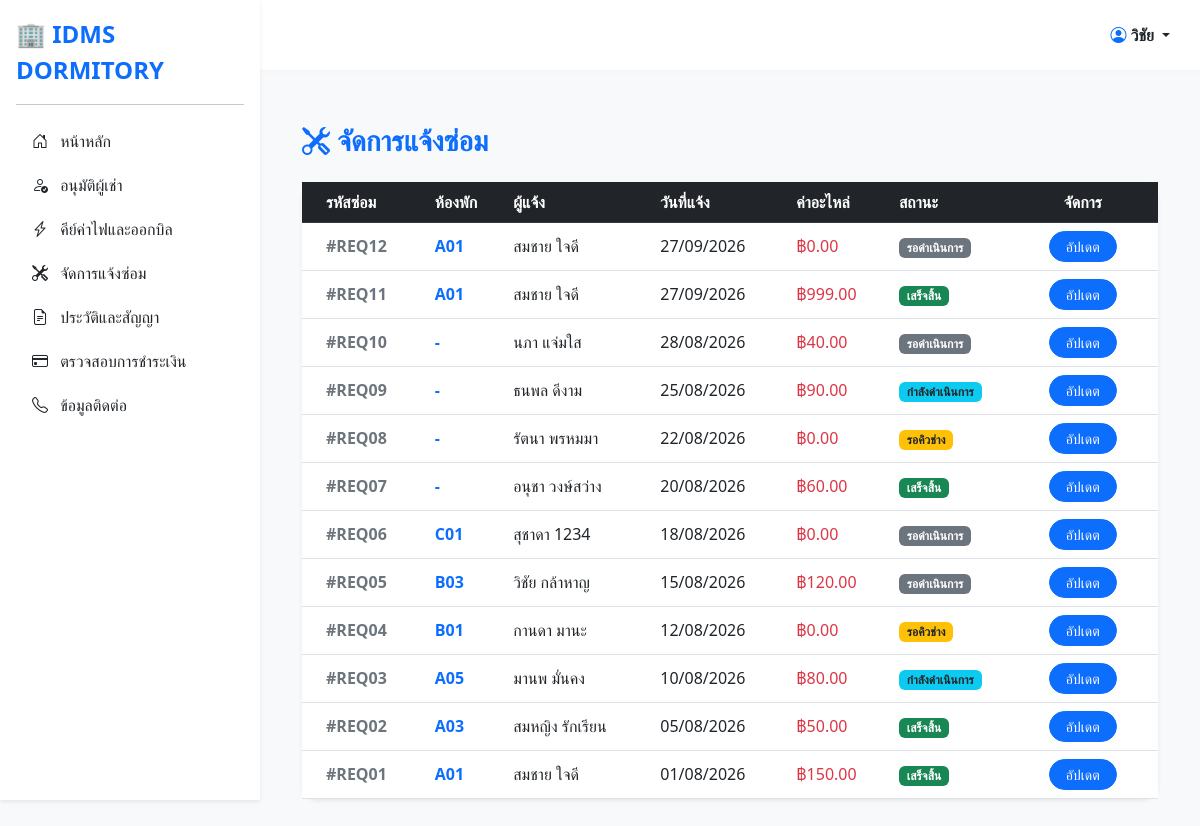
Page /admin_maintenance.php (signed in) on the committed database.
### tables this page shows
CREATE TABLE `maintenance_request` (
  `request_id` varchar(10) NOT NULL,
  `description` text DEFAULT NULL,
  `issue_image` varchar(255) DEFAULT NULL,
  `preferred_time` varchar(50) DEFAULT NULL,
  `request_date` date DEFAULT NULL,
  `spare_part_cost` decimal(10,2) DEFAULT NULL,
  `repair_status` varchar(20) DEFAULT NULL,
  `tenant_id` varchar(10) DEFAULT NULL
);

CREATE TABLE `contract` (
  `contract_id` varchar(10) NOT NULL,
  `signed_date` date DEFAULT NULL,
  `start_date` date DEFAULT NULL,
  `end_date` date DEFAULT NULL,
  `deposit_total` decimal(10,2) DEFAULT NULL,
  `contract_status` varchar(20) DEFAULT NULL,
  `room_id` varchar(10) DEFAULT NULL,
  `tenant_id` varchar(10) DEFAULT NULL
);

CREATE TABLE `tenant` (
  `tenant_id` varchar(10) NOT NULL,
  `tenant_username` varchar(50) DEFAULT NULL,
  `tenant_password` varchar(255) DEFAULT NULL,
  `tenant_fname` varchar(50) DEFAULT NULL,
  `tenant_lname` varchar(50) DEFAULT NULL,
  `tenant_phone` varchar(10) DEFAULT NULL,
  `tenant_lineid` varchar(50) DEFAULT NULL,
  `tenant_status` varchar(20) DEFAULT NULL
);

### admin_maintenance.php (the view, shortened to what this page needs)
<?php
include("connect.php");
?>
<!DOCTYPE html>
<html lang="th">
<head>
    <link href="https://cdn.jsdelivr.net/npm/bootstrap@5.3.0/dist/css/bootstrap.min.css" rel="stylesheet">
    <link rel="stylesheet" href="https://cdn.jsdelivr.net/npm/bootstrap-icons@1.10.5/font/bootstrap-icons.css">
</head>
<body class="bg-light">
    <?php include("sidebar.php"); ?>
    <div class="main-content">
        <div class="container py-4">
            <h3 class="fw-bold text-primary mb-4"><i class="bi bi-tools"></i> จัดการแจ้งซ่อม</h3>
            <div class="card border-0 shadow-sm rounded-4">
                <div class="card-body p-0">
                    <div class="table-responsive">
                        <table class="table table-hover align-middle m-0">
                            <thead class="table-dark">
                                <tr>
                                    <th class="ps-4">รหัสซ่อม</th>
                                    <th>ห้องพัก</th>
                                    <th>ผู้แจ้ง</th>
                                    <th>วันที่แจ้ง</th>
                                    <th>ค่าอะไหล่</th>
                                    <th>สถานะ</th>
                                    <th class="text-center pe-4">จัดการ</th>
                                </tr>
                            </thead>
                            <tbody>
                                <?php
                                $sql = "SELECT m.*, t.tenant_fname, t.tenant_lname, c.room_id
                                        FROM MAINTENANCE_REQUEST m
                                        LEFT JOIN TENANT t ON m.tenant_id = t.tenant_id
                                        LEFT JOIN CONTRACT c ON t.tenant_id = c.tenant_id AND c.contract_status = 'active'
                                        ORDER BY m.request_id DESC";
                                $res = mysqli_query($conn, $sql);
                                if($res && mysqli_num_rows($res) > 0) {
                                    while($row = mysqli_fetch_assoc($res)) {
                                        $badge = 'bg-secondary';
                                        if($row['repair_status'] == 'รอคิวช่าง') $badge = 'bg-warning text-dark';
                                        if($row['repair_status'] == 'กำลังดำเนินการ') $badge = 'bg-info text-dark';
                                        if($row['repair_status'] == 'เสร็จสิ้น') $badge = 'bg-success';
                                        $room_show = !empty($row['room_id']) ? $row['room_id'] : '-';
                                        $name_show = $row['tenant_fname'] . ' ' . $row['tenant_lname'];
                                        $cost_show = number_format($row['spare_part_cost'], 2);
                                        echo "<tr>
                                                <td class='ps-4 fw-bold text-secondary'>#{$row['request_id']}</td>
                                                <td class='fw-bold text-primary'>{$room_show}</td>
                                                <td>{$name_show}</td>
                                                <td>".date('d/m/Y', strtotime($row['request_date']))."</td>
                                                <td class='text-danger'>฿{$cost_show}</td>
                                                <td><span class='badge {$badge}'>{$row['repair_status']}</span></td>
                                                <td class='text-center pe-4'>
                                                    <button type='button' class='btn btn-primary btn-sm rounded-pill px-3' data-bs-toggle='modal' data-bs-target='#modal-{$row['request_id']}'>อัปเดต</button>
                                                </td>
                                              </tr>";
                                        ?>
                                        <?php
                                    }
                                } else {
                                    echo "<tr><td colspan='7' class='text-center py-4 text-muted'>ไม่มีข้อมูลการแจ้งซ่อม</td></tr>";
                                }
                                ?>
                            </tbody>
                        </table>
                    </div>
                </div>
            </div>
        </div>
    </div>
</body>
</html>

### sidebar.php (shortened to what this page needs)
<div class="top-header">
    <div class="dropdown">
        <a href="#" class="d-flex align-items-center text-dark text-decoration-none dropdown-toggle" id="dropdownUser1" data-bs-toggle="dropdown" aria-expanded="false">
            <strong class="me-1"><i class="bi bi-person-circle text-primary"></i> <?php echo isset($_SESSION['fname']) ? $_SESSION['fname'] : 'ผู้ใช้งาน'; ?></strong>
        </a>
    </div>
</div>
<div class="sidebar d-flex flex-column flex-shrink-0 p-3 bg-white shadow-sm">
    <a href="index.php" class="d-flex align-items-center mb-3 mb-md-0 me-md-auto text-dark text-decoration-none">
        <span class="fs-4 fw-bold text-primary">🏢 IDMS DORMITORY</span>
    </a>
    <hr>
    <ul class="nav nav-pills flex-column mb-auto">
        <?php if (isset($_SESSION['role']) && $_SESSION['role'] == 'admin'): ?>
            <li class="nav-item mb-1">
                <a href="index.php" class="nav-link text-dark">
                    <i class="bi bi-house-door me-2"></i> หน้าหลัก
                </a>
            </li>
            <li class="nav-item mb-1">
                <a href="approve.php" class="nav-link text-dark">
                    <i class="bi bi-person-check me-2"></i> อนุมัติผู้เช่า
                </a>
            </li>
            <li class="nav-item mb-1">
                <a href="meter.php" class="nav-link text-dark">
                    <i class="bi bi-lightning-charge me-2"></i> คีย์ค่าไฟและออกบิล
                </a>
            </li>
            <li class="nav-item mb-1">
                <a href="admin_maintenance.php" class="nav-link text-dark">
                    <i class="bi bi-tools me-2"></i> จัดการแจ้งซ่อม
                </a>
            </li>
            <li class="nav-item mb-1">
                <a href="admin_history.php" class="nav-link text-dark">
                    <i class="bi bi-file-earmark-text me-2"></i> ประวัติและสัญญา
                </a>
            </li>
            <li class="nav-item mb-1">
                <a href="admin_payment.php" class="nav-link text-dark">
                    <i class="bi bi-credit-card me-2"></i> ตรวจสอบการชำระเงิน
                </a>
            </li>
            <li class="nav-item mb-1">
                <a href="admin_contact.php" class="nav-link text-dark">
                    <i class="bi bi-telephone me-2"></i> ข้อมูลติดต่อ
                </a>
            </li>
        <?php endif; ?>
    </ul>
</div>

### sidebar.php (style rules this page uses)
.sidebar { width: 260px; height: 100vh; position: fixed; top: 0; left: 0; z-index: 1000; }
.top-header { position: fixed; top: 0; right: 0; left: 260px; height: 70px; background-color: #ffffff; box-shadow: 0 2px 4px rgba(0,0,0,0.02); display: flex; align-items: center; justify-content: flex-end; padding: 0 30px; z-index: 999; }
.main-content { margin-left: 260px; margin-top: 70px; padding: 30px; background-color: #f8f9fa; min-height: calc(100vh - 70px); }

### rows in the picture
maintenance_request: request_id "REQ12", contract.room_id "A01", tenant.tenant_lname "สมชาย ใจดี", request_date "27/09/2026", spare_part_cost "0.00", repair_status "รอดำเนินการ"
maintenance_request: request_id "REQ11", contract.room_id "A01", tenant.tenant_lname "สมชาย ใจดี", request_date "27/09/2026", spare_part_cost "999.00", repair_status "เสร็จสิ้น"
maintenance_request: request_id "REQ10", room_show "-", tenant.tenant_lname "นภา แจ่มใส", request_date "28/08/2026", spare_part_cost "40.00", repair_status "รอดำเนินการ"
maintenance_request: request_id "REQ09", room_show "-", tenant.tenant_lname "ธนพล ดีงาม", request_date "25/08/2026", spare_part_cost "90.00", repair_status "กำลังดำเนินการ"
maintenance_request: request_id "REQ08", room_show "-", tenant.tenant_lname "รัตนา พรหมมา", request_date "22/08/2026", spare_part_cost "0.00", repair_status "รอคิวช่าง"
maintenance_request: request_id "REQ07", room_show "-", tenant.tenant_lname "อนุชา วงษ์สว่าง", request_date "20/08/2026", spare_part_cost "60.00", repair_status "เสร็จสิ้น"
maintenance_request: request_id "REQ06", contract.room_id "C01", tenant.tenant_lname "สุชาดา 1234", request_date "18/08/2026", spare_part_cost "0.00", repair_status "รอดำเนินการ"
maintenance_request: request_id "REQ05", contract.room_id "B03", tenant.tenant_lname "วิชัย กล้าหาญ", request_date "15/08/2026", spare_part_cost "120.00", repair_status "รอดำเนินการ"
maintenance_request: request_id "REQ04", contract.room_id "B01", tenant.tenant_lname "กานดา มานะ", request_date "12/08/2026", spare_part_cost "0.00", repair_status "รอคิวช่าง"
maintenance_request: request_id "REQ03", contract.room_id "A05", tenant.tenant_lname "มานพ มั่นคง", request_date "10/08/2026", spare_part_cost "80.00", repair_status "กำลังดำเนินการ"
maintenance_request: request_id "REQ02", contract.room_id "A03", tenant.tenant_lname "สมหญิง รักเรียน", request_date "05/08/2026", spare_part_cost "50.00", repair_status "เสร็จสิ้น"
maintenance_request: request_id "REQ01", contract.room_id "A01", tenant.tenant_lname "สมชาย ใจดี", request_date "01/08/2026", spare_part_cost "150.00", repair_status "เสร็จสิ้น"

### other values in the picture
$_SESSION['fname'] "วิชัย"
